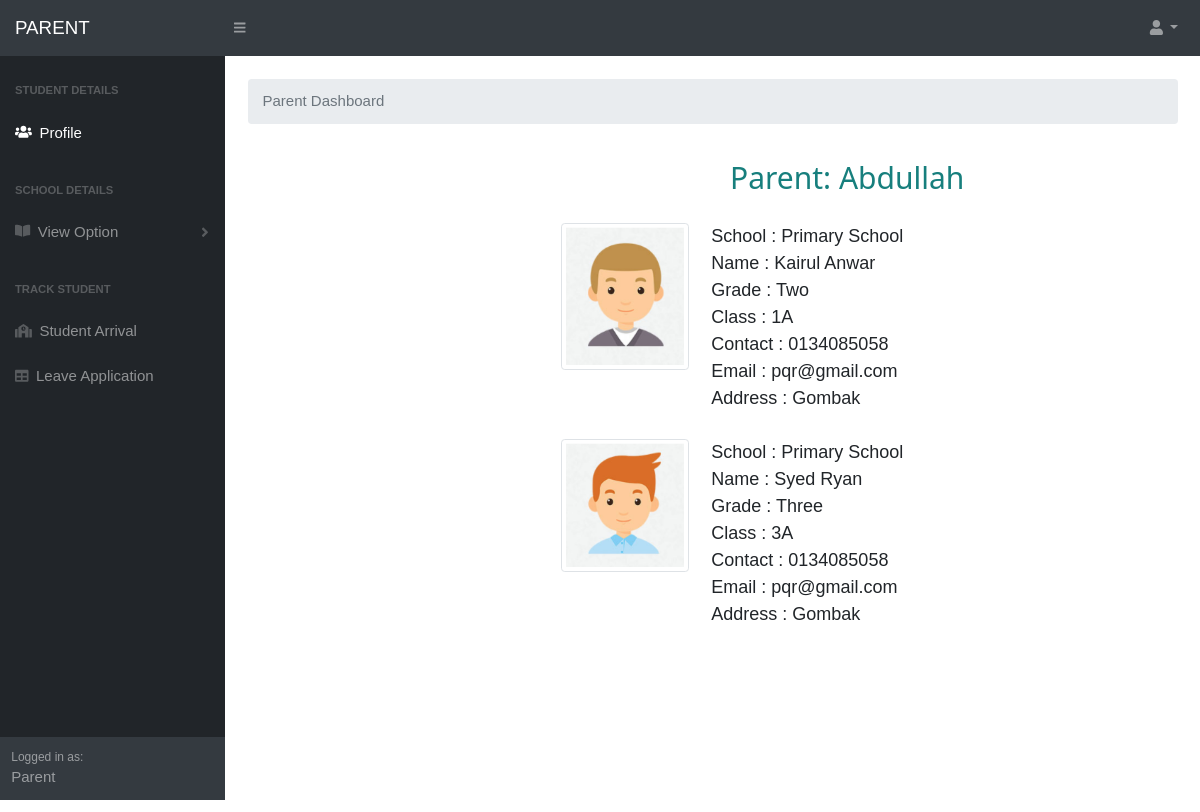
/stuinfo.php (signed in), run on the app's committed database.
### tables this page shows
CREATE TABLE `student` (
  `sid` varchar(100) NOT NULL,
  `sname` varchar(100) NOT NULL,
  `school` varchar(50) NOT NULL,
  `grade` varchar(50) NOT NULL,
  `class` varchar(50) NOT NULL,
  `image` varchar(50) NOT NULL,
  `address` varchar(200) NOT NULL,
  `pid` varchar(100) NOT NULL,
  `pname` varchar(100) NOT NULL,
  `contact` varchar(10) NOT NULL,
  `email` varchar(100) NOT NULL,
  `username` varchar(50) NOT NULL,
  `password` varchar(50) NOT NULL
);

### stuinfo.php (the view, shortened to what this page needs)
<?php
  if(empty($_SESSION['pid']))
  {
    echo "<script>window.location.href='parentlogin.php'</script>";
  }
  else
  {
    include('parentmenu.php');
    include("connect.php");
    $pid=$_SESSION['pid'];
    $pro="select * from student where pid='$pid'";
    $prof=mysqli_query($con, $pro);
    $pro2="select * from student where pid='$pid'";
    $prof2=mysqli_query($con, $pro2);
    while($row=mysqli_fetch_array($prof2))
    {
      $parentname = $row['pname'];
    }
  }
?>
<link rel="stylesheet"href="styles.css" >
<link rel="stylesheet" href="w.css">
<link href="https://cdn.datatables.net/1.10.20/css/dataTables.bootstrap4.min.css" rel="stylesheet" />
<form method='POST' >
<div class="container">
  <div class="row">
    <div><br><br><br>
      <center>
        <h2 class="w3-center" style='color:#177F7D; position:absolute;  top: 150px; left:730px;'>
          Parent: <?php echo $parentname ?>
        </h2>
      </center>
    </div>
    <div class="col-xs-12 col-sm-12 col-md-6 col-lg-6 col-xs-offset-0 col-sm-offset-0 col-md-offset-3 col-lg-offset-3 toppad" style='position:absolute;  top: 200px; left:450px;'>
    <br>
      <?php
          while($pr=mysqli_fetch_array($prof)){
            echo"
              <div class='row justify-content-md-center'>
                <div class='col-lg-3'>
                  <img alt='User Pic' src='images/".$pr['image']."' class='img-thumbnail'>
                </div>
                <div class='col-lg-5' style='font-size:1.2em;'>
                  School  : ".$pr['school']." <br>
                  Name    : ".$pr['sname']." <br>
                  Grade   : ".$pr['grade']." <br>
                  Class   : ".$pr['class']." <br>
                  Contact : ".$pr['contact']." <br>
                  Email   : ".$pr['email']." <br>
                  Address : ".$pr['address']." <br><br>
                </div>
              </div>";
          }
      ?>
    </div>
  </div>
</div>

### w.css (style rules this page uses)
html { box-sizing:border-box }
*,*:before,*:after { box-sizing:inherit }
html { -ms-text-size-adjust:100%;-webkit-text-size-adjust:100% }
body { margin:0 }
img { border-style:none }
html,body { font-family:Verdana,sans-serif;font-size:15px;line-height:1.5 }
html { overflow-x:hidden }
h1,h2,h3,h4,h5,h6,.w3-slim,.w3-wide { font-family:"Segoe UI",Arial,sans-serif }
h2 { font-size:30px }
h1,h2,h3,h4,h5,h6 { font-weight:400;margin:10px 0 }
img { margin-bottom:-5px }
.w3-center { text-align:center!important }

### data on the page
student: pname "Abdullah", image (picture), school "Primary School", sname "Syed Ryan", grade "Three", class "3A", contact "0134085058", email "pqr@gmail.com", address "Gombak"
student: image (picture), school "Primary School", sname "Kairul Anwar", grade "Two", class "1A", contact "0134085058", email "pqr@gmail.com", address "Gombak"
